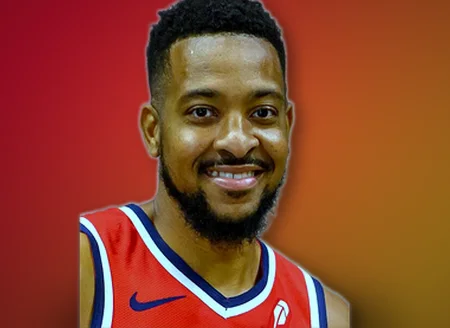
#> input picture photos/2490149.webp, 450 x 328 px; its folder holds only this picture in this run
$ python -i facecrop.py   (imports and definitions only)
#> lines starting #> are read from the running program, lines starting #| are printed output that depends on the picture
# Offcourt · recorte de fotos centrado en la cara (para cromos 200x146 y avatares redondos)
# 1) YuNet (detector de caras con IA de OpenCV), 2) Haar frontal/perfil, 3) estimación por la forma de la foto.
import os
import numpy as np
from PIL import Image
try:
    import cv2
except Exception:
    cv2 = None
YUNET = os.environ.get('OFFCOURT_YUNET', os.path.join(os.path.dirname(os.path.abspath(__file__)), 'voz', 'yunet.onnx'))
_det = None

def _faces(rgb):
    """Devuelve [(x, y, w, h, score)] en píxeles de la imagen."""
    if cv2 is None: return []
    h, w = rgb.shape[:2]; out = []
    global _det
    if os.path.exists(YUNET) and hasattr(cv2, 'FaceDetectorYN'):
        if _det is None: _det = cv2.FaceDetectorYN.create(YUNET, '', (w, h), 0.6, 0.3, 50)
        _det.setInputSize((w, h))
        _, f = _det.detect(cv2.cvtColor(rgb, cv2.COLOR_RGB2BGR))
        if f is not None: out = [(float(r[0]), float(r[1]), float(r[2]), float(r[3]), float(r[14])) for r in f]
    if not out:
        g = cv2.cvtColor(rgb, cv2.COLOR_RGB2GRAY); g = cv2.equalizeHist(g)
        for name, flip in (('haarcascade_frontalface_default.xml', False), ('haarcascade_frontalface_alt2.xml', False), ('haarcascade_profileface.xml', False), ('haarcascade_profileface.xml', True)):
            c = cv2.CascadeClassifier(cv2.data.haarcascades + name); img = cv2.flip(g, 1) if flip else g
            for (x, y, fw, fh) in c.detectMultiScale(img, 1.06, 5, minSize=(int(w * .05), int(w * .05))):
                if flip: x = w - x - fw
                out.append((float(x), float(y), float(fw), float(fh), 0.5))
            if out: break
    # caras plausibles: no minúsculas y en la mitad superior de la foto
    return [f for f in out if f[3] > h * 0.04 and f[1] + f[3] / 2 < h * 0.75]

def crop(im, W=200, H=146):
    im = im.convert('RGB'); w, h = im.size
    s = 640 / max(w, h); small = im.resize((max(1, int(w * s)), max(1, int(h * s)))) if s < 1 else im; s = min(s, 1)
    fs = _faces(np.array(small))
    if fs:
        x, y, fw, fh, _ = max(fs, key=lambda f: f[2] * f[3] * (0.5 + f[4]))
        x, y, fw, fh = x / s, y / s, fw / s, fh / s
        ch = fh * 3.0; cw = ch * W / H
        cx, cy = x + fw / 2, y + fh / 2
        top = cy - ch * 0.40
    else:
        if h > w * 1.15:          # foto vertical (cuerpo entero): la cara suele estar arriba
            ch = h * 0.38; cw = ch * W / H; cx = w / 2; top = h * 0.02
        else:                     # foto horizontal: tercio superior centrado
            ch = h * 0.75; cw = ch * W / H; cx = w / 2; top = 0
    if cw > w: cw = w; ch = cw * H / W
    if ch > h: ch = h; cw = ch * W / H
    l = max(0, min(w - cw, cx - cw / 2)); t = max(0, min(h - ch, top))
    return im.crop((int(l), int(t), int(l + cw), int(t + ch))).resize((W, H), Image.LANCZOS), bool(fs)

>>> from PIL import Image
>>> picture = Image.open('photos/2490149.webp')
#> picture is the input picture: PIL image 450x328 RGB; mean R, G, B 140, 67.4, 41.8
>>> result = crop(picture)
#> in _faces, `g = cv2.cvtColor(rgb, cv2.COLOR_RGB2GRAY)`:
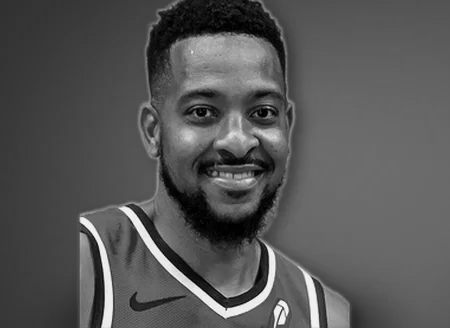
#> g: shape (328, 450); min 0, max 252, mean 86.2
#> in _faces, `g = cv2.equalizeHist(g)`:
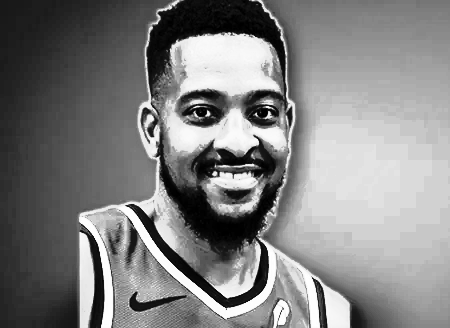
#> g: shape (328, 450); min 0, max 255, mean 129
#> after the loop in _faces, `for name, flip in (('haarcascade_frontalface_default.xml', False), ('h..`: out = [(139, 35, 191, 191, 0.5)]; x = 139
#> in crop, `fs = _faces(np.array(small))`: fs = [(139, 35, 191, 191, 0.5)]
#> in crop, `x, y, fw, fh, _ = max(fs, key=lambda f: f[2] * f[3] * (0.5 + f[4]))`: x = 139; y = 35; fw = 191
#> in crop, `ch = fh * 3.0`: ch = 573
#> in crop, `cw = ch * W / H`: cw = 784.9
#> in crop, `cx, cy = x + fw / 2, y + fh / 2`: cx = 234.5; cy = 130.5
#> in crop, `top = cy - ch * 0.40`: top = -98.7
#> in crop, `l = max(0, min(w - cw, cx - cw / 2))`: l = 0.685
#> in crop, `t = max(0, min(h - ch, top))`: t = 0

$ run again, on photos/3032976.webp
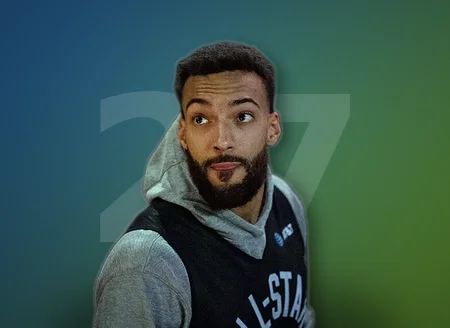
#> input picture photos/3032976.webp, 450 x 328 px
#> picture is the input picture: PIL image 450x328 RGB; mean R, G, B 55.5, 86.2, 77.4
#> in _faces, `g = cv2.cvtColor(rgb, cv2.COLOR_RGB2GRAY)`:
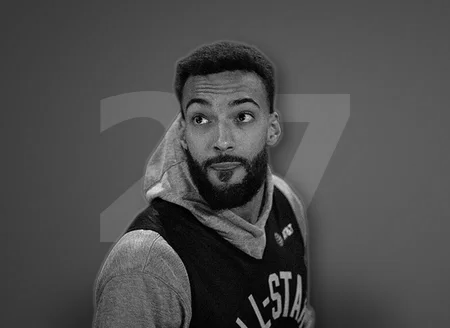
#> g: shape (328, 450); min 0, max 241, mean 76
#> in _faces, `g = cv2.equalizeHist(g)`:
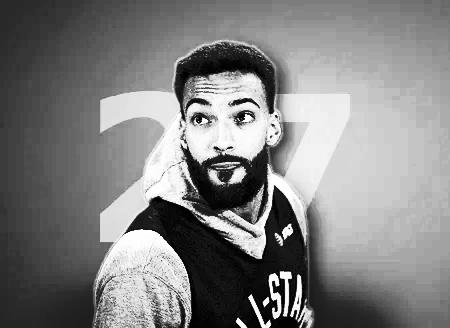
#> g: shape (328, 450); min 0, max 255, mean 129.4
#> after the loop in _faces, `for name, flip in (('haarcascade_frontalface_default.xml', False), ('h..`: out = [(163, 71, 120, 120, 0.5)]; x = 163
#> fs = [(163, 71, 120, 120, 0.5)]
#> in crop, `x, y, fw, fh, _ = max(fs, key=lambda f: f[2] * f[3] * (0.5 + f[4]))`: x = 163; y = 71; fw = 120
#> in crop, `ch = fh * 3.0`: ch = 360
#> in crop, `cw = ch * W / H`: cw = 493.2
#> cx = 223; cy = 131
#> top = -13
#> l = 0
